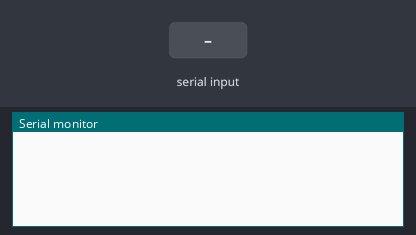
A program run on a simulated Arduino Mega 2560, built with avr-gcc and run on an emulated ATmega2560. Parts: the last lines printed to the serial monitor. The test bench sets the inputs (shaded band).

Above: at 1.2 s.
1.3 s: "1\n" received over Serial
At 2.1 s:
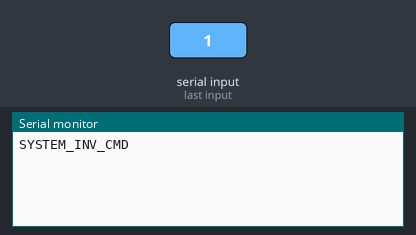
2.8 s: "1\n" received over the second serial link
At 3.2 s:
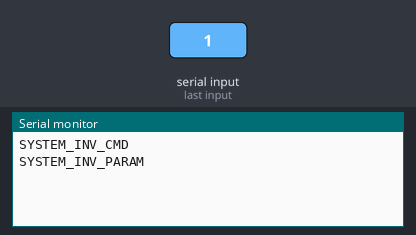

Measured:
- after the input at 1.3 s, the serial monitor: prints a new line at once (image 1)
- after the input at 2.8 s, the serial monitor: prints a new line at once (image 2)

The program:

main.cpp
```cpp
/*
Nome: Yhan Christian Souza Silva
Módulo A - Atividade A2
Implemente um programa para controlar remotamente um grupo de dispositivos composto
por 1 led, 1 display LCD, 1 Display de 7 segmentos com decodificador CD4511 e 1 Buzzer, e
monitorar os estados de 2 botões (push button).
 Funcionamento:
✔ O usuário deve digitar um comando no monitor serial para ativar o dispositivo desejado.
✔ O monitor serial deve enviar esse comando para um Arduíno, denominado módulo-A
através da USART 0. Logo depois, o Módulo-A deve transmitir o comando recebido
para um outro Arduíno, chamado de módulo-B via USART 1.
✔ O módulo-B irá acionar o dispositivo correspondente ao comando recebido. Além disso,
o módulo-B deve monitorar o estado de 2 botões conectados em dois pinos GPIO.
✔ Quando um dos botões forem pressionados, o módulo-B deverá enviar uma mensagem
ao módulo-A informando o status do botão.
✔ O status do botão recebido pelo módulo-A deve ser mostrado no monitor serial.
 Obs: Somente o Módulo-A deve ser conectado ao monitor serial.
 Digite os comandos (em negrito - cor preta) no monitor serial para controlar os dispositivos e
imprima no monitor serial as mensagens de status (em negrito - cor vermelha) para interagir
com o usuário.
 Definição:
1) LigarLed (click no botão enviar do monitor serial);
 a) Imprima no monitor a mensagem de status: Led Ligado (mensagem deve ser
impressa no monitor quando o led for ligado).
2) Delisgar Led (click em enviar)
 a) status: Led desligado
3) LigarBuzzer (click em enviar)
 a) status: Buzzer ligado
4) DesligarBuzzer (click em enviar)
 a) Status: Buzzer desligado
5) Display7(click em enviar); Obs: Inicialize o display com o valor 0
 a) Imprima no monitor serial “Digite o número desejado entre 0 e 9”.
 ex: 9 (click em enviar);
 b) Status: Número alterado
6) Display LCD (click em enviar)
 a) Imprima no monitor serial “Digite a mensagem desejada”
 ex: teste (click em enviar)
 b) Status: Mensagem alterada
 7) Quando uma das chaves do módulo-B forem pressionadas
a) Status: Chave 1 ON
b) Status: Chave 2 OFF
*/

/* Includes ------------------------------------------------------------------*/
#include <Arduino.h>

/* Define --------------------------------------------------------------------*/
#define BAUD_RATE 9600

/* Typedef -------------------------------------------------------------------*/

typedef enum
{
  SYSTEM_OK = 0,
  /*Lista de erros sistema*/
  SYSTEM_INV_CMD = 1000,
  SYSTEM_INV_PARAM,
  SYSTEM_BUF_OVF,
  MAX_SYSTEM_ERRORS
} e_erros_t;

enum
{
  CMD_LIGAR_LED = 0,
  CMD_DESLIGAR_LED,
  CMD_LIGAR_BUZZER,
  CMD_DESLIGAR_BUZZER,
  CMD_DISPLAY_7SEG,
  CMD_DISPLAY_LCD,
  MAX_CMD
};

enum
{
  DISP_CMD_NUM = 0,
  DISP_CMD_MSG,
  MAX_DISP_CMD
};

enum
{
  STATUS_BUTTON_1_ON = 0,
  STATUS_BUTTON_1_OFF,
  STATUS_BUTTON_2_ON,
  STATUS_BUTTON_2_OFF,
  STATUS_LED_ON,
  STATUS_LED_OFF,
  STATUS_BUZZER_ON,
  STATUS_BUZZER_OFF,
  STATUS_NUMBER_CHANGED,
  STATUS_MESSAGE_CHANGED,
  MAX_STATUS
};

/* Public objects ------------------------------------------------------------*/

/* Global variables ----------------------------------------------------------*/

/* Global constants ----------------------------------------------------------*/
const char *gpvszComandosSerial[MAX_CMD] = {
    "Ligar Led",
    "Desligar Led",
    "Ligar Buzzer",
    "Desligar Buzzer",
    "Display7",
    "Display LCD"
};

const char *gpszMensagemComandosDisplay[MAX_DISP_CMD] = {
    "Digite o número desejado entre 0 e 9: ",
    "Digite a mensagem desejada: "
};

const char *gpvszStatus[MAX_STATUS] = {
    "Status: Chave 1 ON",
    "Status: Chave 1 OFF",
    "Status: Chave 2 ON",
    "Status: Chave 2 OFF",
    "Status: Led Ligado",
    "Status: Led Desligado",
    "Status: Buzzer Ligado",
    "Status: Buzzer Desligado",
    "Status: Número alterado",
    "Status: Mensagem alterada",
};

/* Function Prototypes -------------------------------------------------------*/
void LeDadosSerial();
void LeStatusSerial1();
e_erros_t EnviaComando(const char *pszComando);
e_erros_t RecebeStatus(const char *pszStatus);
const char *pszErrorToString(e_erros_t eRet);

/* Setup ---------------------------------------------------------------------*/
void setup()
{
  Serial.begin(BAUD_RATE);
  Serial1.begin(BAUD_RATE);
}

/* Loop ----------------------------------------------------------------------*/
void loop()
{
  /*Le dados Serial (Comandos a enviar) */
  LeDadosSerial();

  /*Verifica Dados Serial1 (Recebidos Modulo B)*/
  LeStatusSerial1();
}

/* Body of private functions -------------------------------------------------*/
void LeDadosSerial()
{
  String strComando;
  e_erros_t eRet = SYSTEM_OK;

  if (Serial.available())
  {
    /*Lê dados serial*/
    strComando = Serial.readStringUntil('\n');
    /*Envia comando para módulo B*/
    eRet = EnviaComando(strComando.c_str());
    if (!eRet) return;
    /*Imprime erro caso ocorra*/
    Serial.println(pszErrorToString(eRet));
  }
}

void LeStatusSerial1()
{
  String strStatus;
  e_erros_t eRet = SYSTEM_OK;

  if (Serial1.available())
  {
    /*Lê dados serial*/
    strStatus = Serial1.readStringUntil('\n');
    /*Recebe status dos botões do módulo B*/
    eRet = RecebeStatus(strStatus.c_str());
    if (!eRet) return;
    /*Imprime erro caso ocorra*/
    Serial.println(pszErrorToString(eRet));
  }
}

e_erros_t EnviaComando(const char *pszComando)
{
  String strComando;
  int i = 0;
  char c;
  /*Verifica Comando Recebido e envia para módulo B*/
  for (i = 0; i < MAX_CMD; i++)
  {
    if (!strncmp(pszComando, gpvszComandosSerial[i], strlen(gpvszComandosSerial[i])))
    {
     /*Printa Mensagem e Aguarda número digitado*/
      if(i == CMD_DISPLAY_7SEG)
      {
        Serial.println(gpszMensagemComandosDisplay[i - 4]);
        while(!Serial.available());
        strComando = Serial.readStringUntil('\n');
        c = strComando.charAt(0);
        if(!isDigit(c))
        {
          return SYSTEM_INV_PARAM;
        }
        Serial1.println(strComando);
        return SYSTEM_OK;
      }
      /*Printa Mensagem e Aguarda mensagem digitada*/
      else if(i == CMD_DISPLAY_LCD)
      {
        Serial.println(gpszMensagemComandosDisplay[i - 4]);
        while(!Serial.available());
        strComando = Serial.readStringUntil('\n');
        if(strComando.length() < 2 || isDigit(strComando.charAt(0)))
        {
          return SYSTEM_INV_PARAM;
        }
        if(strComando.length() > 20)
        {
          return SYSTEM_BUF_OVF;
        }
        Serial1.println(strComando);
        return SYSTEM_OK;
      }
      else
      {
        Serial1.println(pszComando);
        return SYSTEM_OK;
      }

    }
  }
  return SYSTEM_INV_CMD;
}
e_erros_t RecebeStatus(const char *pszStatus)
{
  int i = 0;
  /*Verifica Status dos botões recebidos do módulo B*/
  for (i = 0; i < MAX_STATUS; i++)
  {
    if (!strncmp(pszStatus, gpvszStatus[i], strlen(gpvszStatus[i])))
    {
      Serial.println(pszStatus);
      return SYSTEM_OK;
    }
  }
  return SYSTEM_INV_PARAM;
}

const char *pszErrorToString(e_erros_t eRet)
{
  switch (eRet)
  {
  case SYSTEM_OK:
    return "SYSTEM_OK";
  case SYSTEM_INV_CMD:
    return "SYSTEM_INV_CMD";
  case SYSTEM_INV_PARAM:
    return "SYSTEM_INV_PARAM";
  case SYSTEM_BUF_OVF:
    return "SYSTEM_BUF_OVF";
  default:
    return "SYSTEM_INV_ERROR";
  }
}
```
